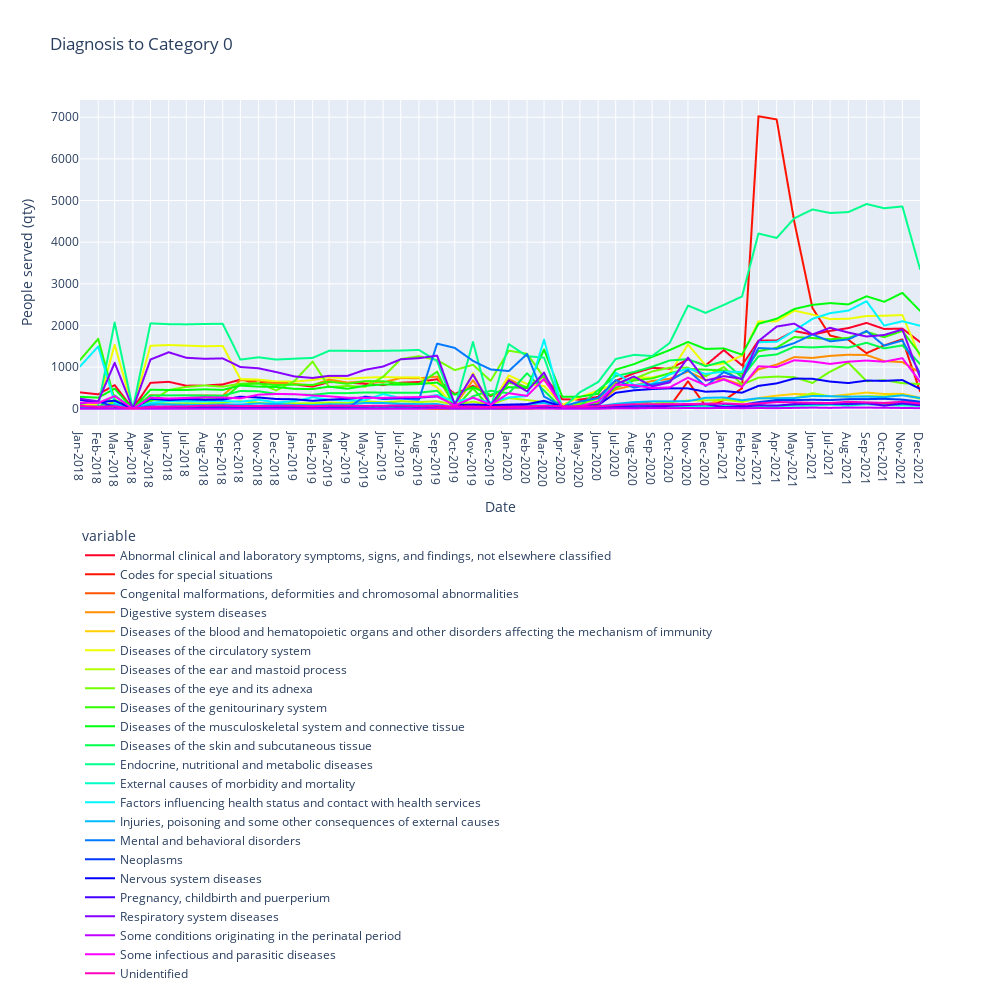

Source (notebook cell):
### Code cell
df = pd.concat([data_temp['DATE'],data_temp['PRIVADO']], axis=1)

columns_name = list(df.columns)[1:]
columns_colors = [dict_colors[i] for i in columns_name]


fig = px.line(df, x="DATE", y=columns_name,
              hover_data={"DATE": "|%B %d, %Y"},
              color_discrete_sequence=columns_colors,
              labels={
                     "value": "People served (qty)",
                     "DATE": "Date",
                     "SECTOR2": "Sector"
                 },
              title='Diagnosis to Category ' + CATEGORIA_STUDIO,
              width=1000, height=1000)


fig.update_layout(legend=dict(yanchor="top",
                              y=-0.3,
                              xanchor="left",
                              x=0
                             ),
                  showlegend=True
                 )

fig.update_xaxes(
    dtick="M1",
    tickformat="%b-%Y")
fig.show()
